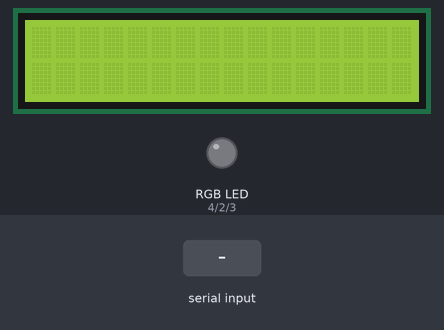
Simulated run of this sketch. Board: Arduino Uno, built with avr-gcc and run on an emulated ATmega328P. Parts: 16×2 character LCD, an RGB LED mixed from three pins (HIGH = lit). Inputs (shaded band) come from the test bench. What the sketch prints to the serial monitor is not drawn.

Above: at 1.0 s.
1.1 s: "90,45,200\n" received over Serial
At 1.6 s:
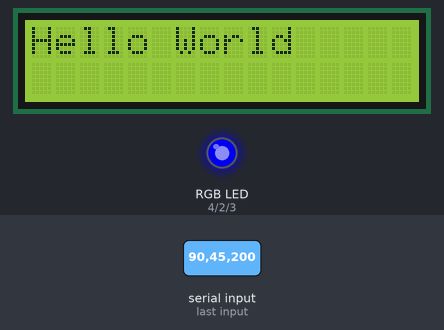
Timing chart, 0 to 4.1 s (numbered marks = the images above; inputs shaded):
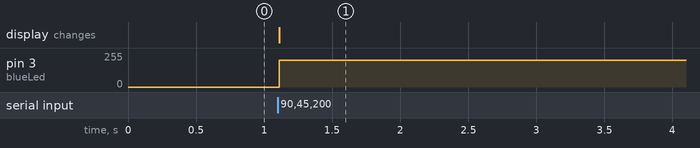

The sketch:

RGBLED.ino
```cpp
#include <LiquidCrystal.h>

int redLed=4;
int greenLed=2;
int blueLed=3;

int rs = 7;
int e = 8;
int d4 = 9;
int d5 = 10;
int d6 = 11;
int d7 = 12;

LiquidCrystal lcd(rs,e,d4,d5,d6,d7);

String msgR="R?";
String msgG="G?";
String msgB="B?";
int R;
int G;
int B;

void setup(){
Serial.begin(9600);
pinMode(redLed,OUTPUT);
pinMode(greenLed,OUTPUT);
pinMode(blueLed,OUTPUT);
lcd.begin(16,2);

Serial.println(msgR);
while (Serial.available()==0){}
R=Serial.parseInt();

Serial.println(msgG);
while (Serial.available()==1){}
G=Serial.parseInt();

Serial.println(msgB);
while (Serial.available()==1){}
B=Serial.parseInt();
}

void loop() {
lcd.setCursor(0,0);
lcd.print("Hello World");

analogWrite(redLed,R);
analogWrite(greenLed,G);
analogWrite(blueLed,B);
}
```

Measured:
- after the input at 1.1 s, pin 3 (blueLed): 0/255 → 200/255 at once; the display: changes at once (image 1)
